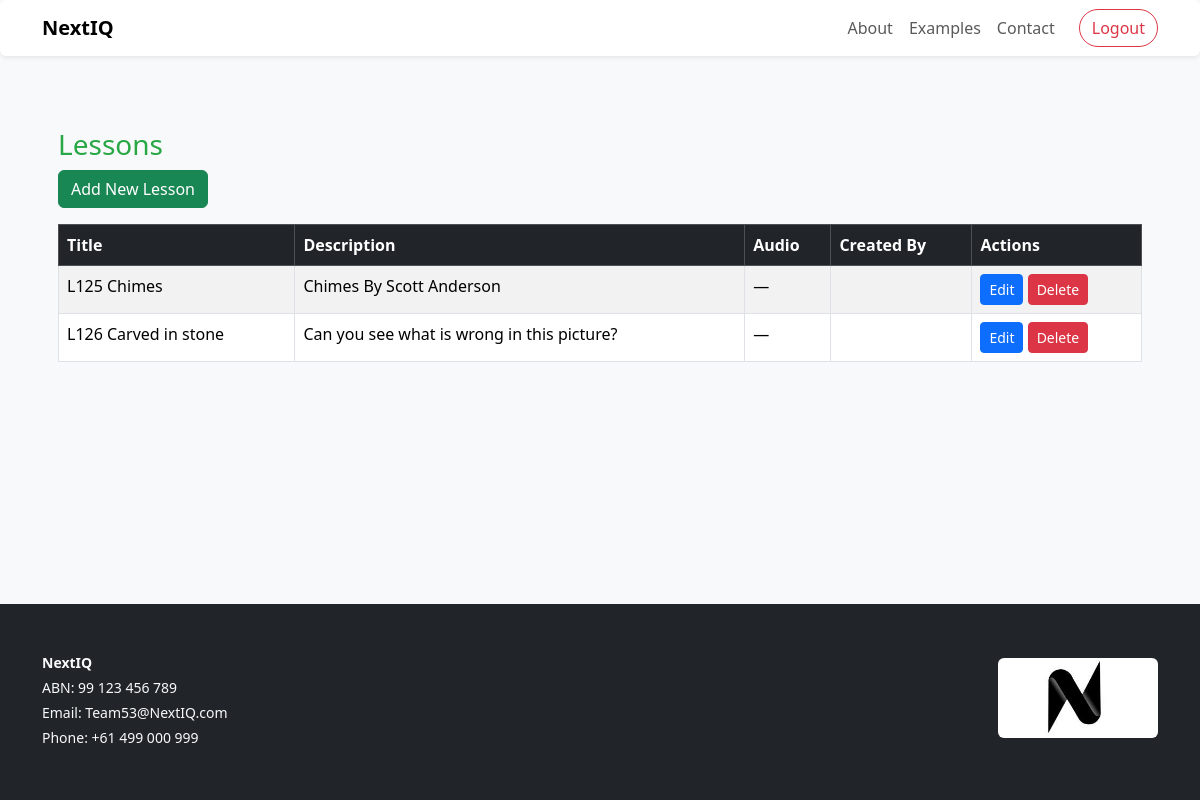
The app's page /lessons/ (signed in) with its own data.
### core/models.py (models this page shows, shortened)
class Lesson(models.Model):
    title = models.CharField(max_length=255)
    description = models.TextField()
    audio = models.FileField(upload_to='lesson_audio/', blank=True, null=True)
    image = models.ImageField(upload_to='lesson_images/', blank=True, null=True)

class SiteSetting(models.Model):
    org_name = models.CharField(max_length=200, blank=True, default="Alloneword")
    abn = models.CharField(max_length=50, blank=True, default="")
    contact_email = models.EmailField(blank=True, default="")
    phone = models.CharField(max_length=50, blank=True, default="")
    footer_note = models.TextField(blank=True, default="")
    banner_image = models.ImageField(upload_to="banners/", null=True, blank=True)
    banner_text = models.TextField(blank=True, default="")
    class Meta:
        verbose_name = "Site Setting"
        verbose_name_plural = "Site Settings"
    @classmethod
    def get(cls):
        obj = cls.objects.first()
        if not obj:
            obj = cls.objects.create()
        return obj

### core/views.py (the view)
# urls.py: path('lessons/', views.lessons, name='lessons'),
@login_required
def lessons(request):
    if request.user.role not in ['admin', 'teacher']:
        return redirect('home')
    all_lessons = Lesson.objects.all()
    return render(request, 'core/lessons.html', {'lessons': all_lessons})

### core/context_processors.py (called while the page is built)
def site_settings(request):
    return {
        "SITE": SiteSetting.get()
    }

### core/templates/core/lessons.html
{% extends 'core/base.html' %}
{% block content %}
<div class="container mt-4">
  <h3>Lessons</h3>
  <a href="{% url 'add_lesson' %}" class="btn btn-success mb-3">Add New Lesson</a>
  <div class="table-responsive">
    <table class="table table-striped table-bordered">
      <thead class="table-dark">
        <tr><th>Title</th><th>Description</th><th>Audio</th><th>Created By</th><th>Actions</th></tr>
      </thead>
      <tbody>
        {% for lesson in lessons %}
        <tr>
          <td>{{ lesson.title }}</td>
          <td>{{ lesson.description }}</td>
          <td>
            {% if lesson.audio %}
            <audio controls>
              <source src="{{ lesson.audio.url }}" type="audio/mpeg">
            </audio>
            {% else %}—{% endif %}
          </td>
          <td>{{ lesson.created_by.username }}</td>
          <td>
            <a href="{% url 'edit_lesson' lesson.id %}" class="btn btn-primary btn-sm">Edit</a>
            <a href="{% url 'delete_lesson' lesson.id %}" class="btn btn-danger btn-sm"
               onclick="return confirm('Are you sure?');">Delete</a>
          </td>
        </tr>
        {% empty %}
        <tr><td colspan="5">No lessons found.</td></tr>
        {% endfor %}
      </tbody>
    </table>
  </div>
</div>
{% endblock %}

### core/templates/core/base.html (shortened to what this page needs)
{% load static %}
<!doctype html>
<html lang="en">
<head>
  <link href="https://cdn.jsdelivr.net/npm/bootstrap@5.3.1/dist/css/bootstrap.min.css" rel="stylesheet">
  <link href="{% static 'core/css/custom.css' %}" rel="stylesheet">
</head>
<body class="bg-light d-flex flex-column min-vh-100">
<nav class="navbar navbar-expand-lg navbar-light bg-white shadow-sm rounded">
  <div class="container">
    <a class="navbar-brand fw-bold" href="{% url 'home' %}">NextIQ</a>
    <div class="collapse navbar-collapse" id="navbarNav">
      <ul class="navbar-nav ms-auto align-items-center">
        <li class="nav-item">
          <a class="nav-link" href="{% url 'about_page' %}">About</a>
        </li>
        <li class="nav-item">
          <a class="nav-link" href="{% url 'examples_list' %}">Examples</a>
        </li>
        <li class="nav-item">
          <a class="nav-link" href="{% url 'contact_page' %}">Contact</a>
        </li>
        {% if user.is_authenticated %}
          <li class="nav-item ms-3">
            <form action="{% url 'logout' %}" method="post" class="d-inline">
              <button type="submit" class="btn btn-outline-danger rounded-pill">Logout</button>
            </form>
          </li>
        {% endif %}
      </ul>
    </div>
  </div>
</nav>
<main class="py-5 px-3 container flex-grow-1">
  {% block content %}{% endblock %}
</main>
<footer class="bg-dark text-light py-5 mt-5">
  <div class="container d-flex flex-column flex-md-row justify-content-between align-items-center">
    <div class="text-center text-md-start mb-3 mb-md-0 small">
      {% if SITE %}
        <p class="mb-1"><strong>{{ SITE.org_name|default:"Organization Name" }}</strong></p>
        {% if SITE.abn %}<p class="mb-1">ABN: {{ SITE.abn }}</p>{% endif %}
        {% if SITE.contact_email %}
          <p class="mb-1">Email:
            <a href="mailto:{{ SITE.contact_email }}" class="text-light text-decoration-none">{{ SITE.contact_email }}</a>
          </p>
        {% endif %}
        {% if SITE.phone %}
          <p class="mb-1">Phone:
            <a href="tel:{{ SITE.phone }}" class="text-light text-decoration-none">{{ SITE.phone }}</a>
          </p>
        {% endif %}
      {% else %}
        <p class="text-muted mb-0">Footer details not configured.</p>
      {% endif %}
    </div>
    <div class="text-center text-md-end">
      {% if SITE.banner_image %}
        <img src="{{ SITE.banner_image.url }}" class="rounded mb-2" style="max-height: 80px;" alt="Site Banner">
      {% endif %}
    </div>
  </div>
</footer>
</body>
</html>

### static/core/css/custom.css (style rules this page uses)
body { background-color: #f8f9fa; }
h3 { color: #28a745; }

### records on screen
Lesson: title "L125 Chimes", description "Chimes By Scott Anderson"
Lesson: title "L126 Carved in stone", description "Can you see what is wrong in this picture?"
SiteSetting: org_name "NextIQ", abn "99 123 456 789", contact_email "Team53@NextIQ.com", phone "+61 499 000 999", banner_image (picture)
